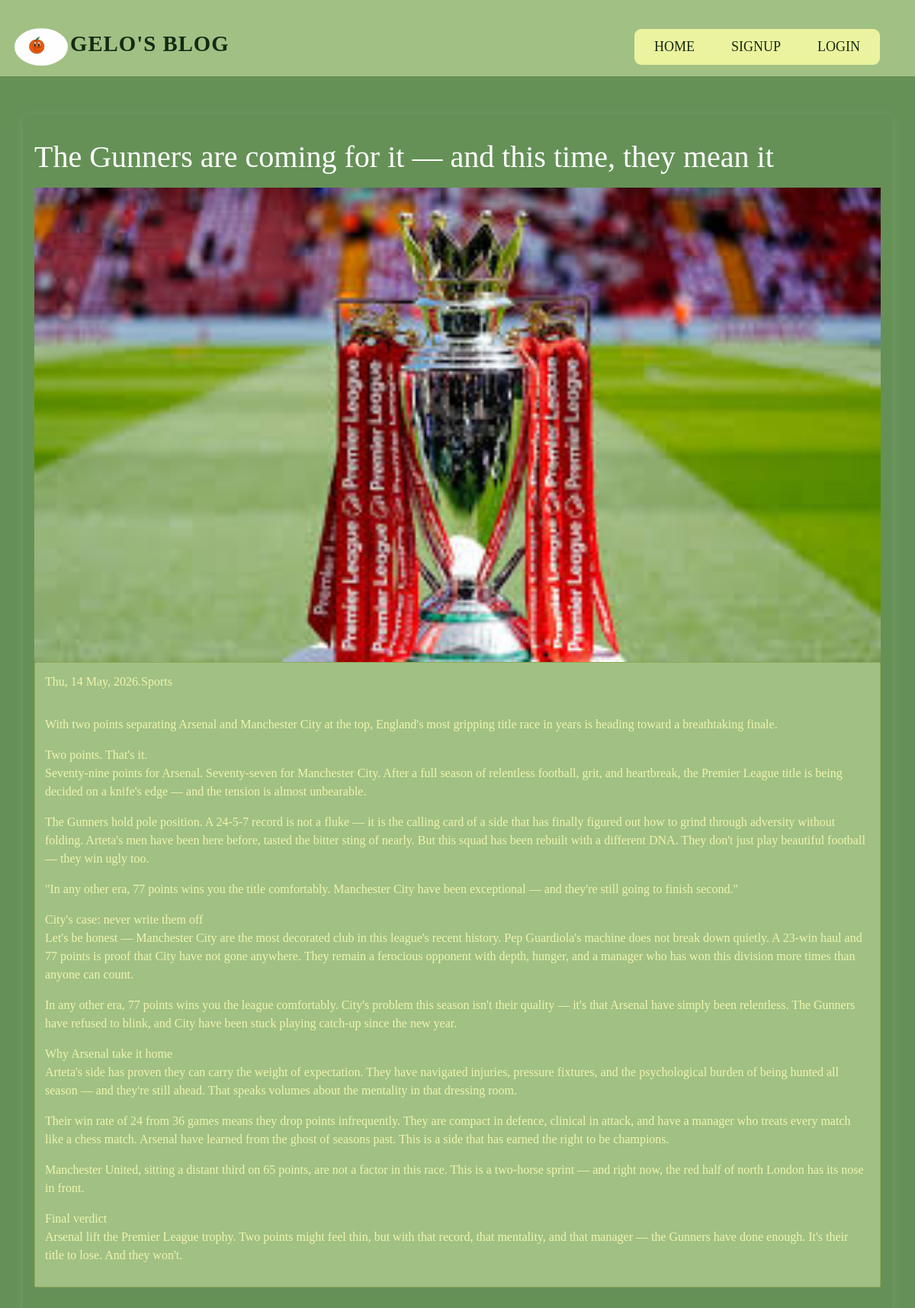
The page /details/1 on the database its author committed.
### posts/models.py (models this page shows, shortened)
class Articles(models.Model):
    headline = models.CharField(max_length=200)
    content = models.TextField()
    published_date = models.DateTimeField(auto_now_add=True)
    category = models.ForeignKey(Categories, on_delete=models.SET_NULL, null=True, blank=True)
    tags = models.ManyToManyField(Tag, blank=True)
    featured_Image = models.ImageField(upload_to='image/', blank=True, null=True)
    reporter = models.ForeignKey(User, on_delete=models.CASCADE)

class Categories(models.Model):
    name = models.CharField(max_length=50, unique=True)
    created_on = models.DateTimeField(auto_now_add=True)

### posts/views.py (the view)
# urls.py: path('details/<int:pk>', views.details, name='details'),
def details(request, pk):
    blog = Articles.objects.get(id=pk)
    context = {'blog': blog}
    return render(request, 'posts/details.html', context)

### posts/templates/posts/details.html (shortened to what this page needs)
{% extends "posts/base.html" %}
{% load static %}
{%block content%}
    <div class="container">
        <div class="topbar">
            <h1 class="title">{{blog.headline}} </h1>
        </div>
        <div class="article-content">
            <div class="article-image-details">
                {% if blog.featured_Image %}
                    <img src="{{blog.featured_Image.url}}" alt="{{blog.title}}">
                {% endif %}
            </div>
            <div class="article-details">
                <div class="article-fix">
                    <div class="article-date"> {{blog.published_date|date:"D, d M, Y"}}</div>
                    <i class="fa">.</i>
                    {% if blog.category %}
                    <p class="text-c"> {{blog.category.name}} </p>
                    {% endif %}
                </div>
                <p class=""> {{blog.content|linebreaks}}</p>
            </div>
        </div>
    </div>
{% endblock %}

### posts/static/stylesheet/style.css (style rules this page uses)
* { margin: 0; padding: 0; box-sizing: border-box; }
:root { --body-color: #659157; --text-white: white; --border-btm: rgba(255, 255, 255, 0.05); --bg-nav: #A1C084; --clr05: #eff5ad; --clr1: #ECF39E; --clr2: #90A955; --clr3: #4F772D; --clr4: #31572C; --clr5: #132A13; }
body.bg { font-family: Cambria, Cochin, Georgia, Times, 'Times New Roman', serif; background: var(--body-color); color: var(--text-white); }
.container { width: 90%; box-shadow: 0 4px 16px rgba(255, 254, 254, 0.10); justify-content: center; padding: 32px; border-radius: 5px; }
.title { margin: 0; }
.topbar { display: flex; flex-direction: row; align-items: center; justify-content: space-between; margin-bottom: 16px; }
.container .article-details { background-color: var(--bg-nav); border: 1px solid var(--clr2); color: var(--clr05); border-radius: 2px; padding: 13px; }
.container .article-details .article-fix { display: flex; gap: 10; }
.article-image-details img { object-fit: cover; width: 100%; height: 100%; }

### rows shown on the page
Articles: headline "The Gunners are coming for it — and this time, they mean it", featured_Image (picture), published_date "Thu, 14 May, 2026", category.name "Sports", content "With two points separating Arsenal and Manchester City at the top, England's most gripping title race in years is heading toward a breathtaking finale. Two points. That's it. Seventy-nine points for Arsenal. Seventy-seven for Manchester City. After a full season of relentless football, grit, and heartbreak, the Premier League title is being decided on a knife's edge — and the tension is almost unbearable. The Gunners hold pole position. A 24-5-7 record is not a fluke — it is the calling card of a side that has finally figured out how to grind through adversity without folding. Arteta's men have been here before, tasted the bitter sting of nearly. But this squad has been rebuilt with a…"
